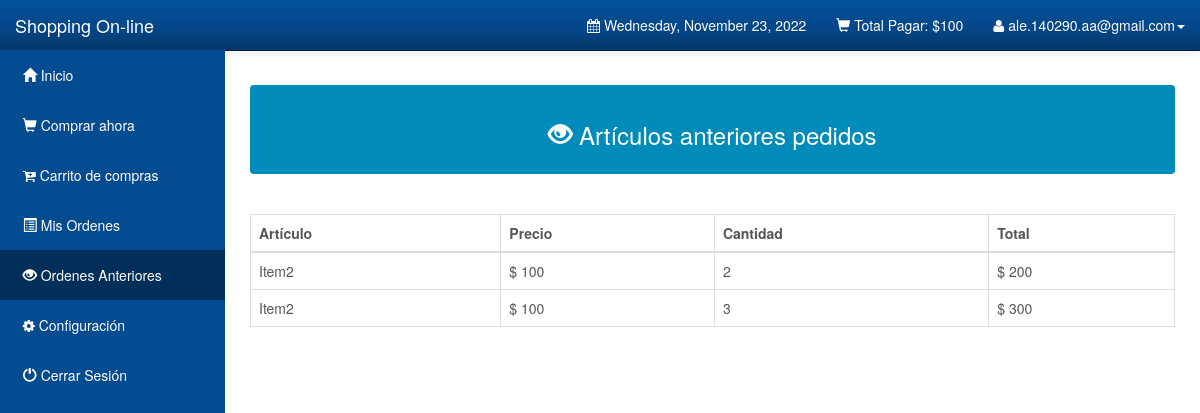
The page /Customers/view_purchased.php (signed in) on the database its author committed.
### tables this page shows
CREATE TABLE `users` (
  `user_id` int(11) NOT NULL,
  `user_email` varchar(1000) NOT NULL,
  `user_password` varchar(1000) NOT NULL,
  `user_firstname` varchar(1000) NOT NULL,
  `user_lastname` varchar(1000) NOT NULL,
  `user_address` varchar(1000) NOT NULL
);

CREATE TABLE `orderdetails` (
  `order_id` int(11) NOT NULL,
  `user_id` int(11) NOT NULL,
  `order_name` varchar(1000) NOT NULL,
  `order_price` double NOT NULL,
  `order_quantity` int(11) NOT NULL,
  `order_total` double NOT NULL,
  `order_status` varchar(45) NOT NULL,
  `order_date` date NOT NULL
);

### Customers/view_purchased.php (the view, shortened to what this page needs)
<?php
 include("config.php");
 extract($_SESSION);
		  $stmt_edit = $DB_con->prepare('SELECT * FROM users WHERE user_email =:user_email');
		$stmt_edit->execute(array(':user_email'=>$user_email));
		$edit_row = $stmt_edit->fetch(PDO::FETCH_ASSOC);
		extract($edit_row);
		?>
		<?php
 include("config.php");
		  $stmt_edit = $DB_con->prepare("select sum(order_total) as total from orderdetails where user_id=:user_id and order_status='Ordered'");
		$stmt_edit->execute(array(':user_id'=>$user_id));
		$edit_row = $stmt_edit->fetch(PDO::FETCH_ASSOC);
		extract($edit_row);
		?>
<!DOCTYPE html>
<html lang="en">
<head>
    <link rel="stylesheet" type="text/css" href="bootstrap/css/bootstrap.min.css" />
    <link rel="stylesheet" type="text/css" href="font-awesome/css/font-awesome.min.css" />
    <link rel="stylesheet" type="text/css" href="css/local.css" />
</head>
<body>
    <div id="wrapper">
        <nav class="navbar navbar-inverse navbar-fixed-top" role="navigation">
        <div class="navbar-header">
                <a class="navbar-brand" href="index.php"> Shopping On-line</a>
            </div>
            <div class="collapse navbar-collapse navbar-ex1-collapse">
                <ul class="nav navbar-nav side-nav">
                    <li><a href="index.php"> &nbsp; <span class='glyphicon glyphicon-home'></span> Inicio</a></li>
                    <li><a href="shop.php?id=1"> &nbsp; <span class='glyphicon glyphicon-shopping-cart'></span> Comprar ahora</a></li>
                    <li><a href="cart_items.php"> &nbsp; <span class='fa fa-cart-plus'></span> Carrito de compras</a>
                    </li>
                    <li><a href="orders.php"> &nbsp; <span class='glyphicon glyphicon-list-alt'></span>
                            Mis Ordenes</a></li>
                    <li class="active"><a href="view_purchased.php"> &nbsp; <span class='glyphicon glyphicon-eye-open'></span> Ordenes Anteriores</a></li>
                    <li><a data-toggle="modal" data-target="#setAccount"> &nbsp; <span class='fa fa-gear'></span>
                            Configuración</a></li>
                    <li><a href="logout.php"> &nbsp; <span class='glyphicon glyphicon-off'></span> Cerrar Sesión</a></li>
                </ul>
                <ul class="nav navbar-nav navbar-right navbar-user">
                    <li class="dropdown messages-dropdown">
                        <a href="#"><i class="fa fa-calendar"></i>  <?php
                            $Today=date('y:m:d');
                            $new=date('l, F d, Y',strtotime($Today));
                            echo $new; ?></a>
                    </li>
					<li class="dropdown user-dropdown">
                        <a href="#" class="dropdown-toggle" data-toggle="dropdown"><span class='glyphicon glyphicon-shopping-cart'></span> Total Pagar:	&#x24;<?php echo $total; ?> </b></a>
                    </li>
                     <li class="dropdown user-dropdown">
                        <a href="#" class="dropdown-toggle" data-toggle="dropdown"><i class="fa fa-user"></i> <?php echo $user_email; ?><b class="caret"></b></a>
                    </li>
                </ul>
            </div>
        </nav>
        <div id="page-wrapper">
			<div class="alert alert-default" style="color:white;background-color:#008CBA">
         <center><h3> <span class="glyphicon glyphicon-eye-open"></span> Artículos anteriores pedidos</h3></center>
        </div>
			<br />
						  <div class="table-responsive">
            <table class="display table table-bordered" id="example" cellspacing="0" width="100%">
              <thead>
                <tr>
                  <th>Artículo</th>
                  <th>Precio</th>
				  <th>Cantidad</th>
				  <th>Total</th>
                </tr>
              </thead>
              <tbody>
			  <?php
include("config.php");
	$stmt = $DB_con->prepare("SELECT * FROM orderdetails where order_status='Ordered_Finished' and user_id='$user_id'");
	$stmt->execute();
	if($stmt->rowCount() > 0)
	{
		while($row=$stmt->fetch(PDO::FETCH_ASSOC))
		{
			extract($row);
			?>
                <tr>
                 <td><?php echo $order_name; ?></td>
				 <td>	&#x24; <?php echo $order_price; ?> </td>
				 <td><?php echo $order_quantity; ?></td>
				 <td>	&#x24; <?php echo $order_total; ?> </td>
                </tr>
              <?php
		}
		echo "</tbody>";
		echo "</table>";
		echo "</div>";
		echo "<br />";
		echo "</div>";
	}
?>
                </div>
</body>
</html>

### Customers/css/local.css (style rules this page uses)
#wrapper { padding-left: 0; }
#page-wrapper { width: 100%; padding: 5px 15px; }
body { font-family: "Helvetica Neue", Helvetica, Arial, sans-serif; font-size: 14px; line-height: 1.42857143; color: #555555; background-color: #ffffff; }
.navbar-inverse { background-color: #033c73; border-color: #022f5a; }
.navbar-inverse .navbar-brand { color: #ffffff; }
.navbar-inverse .navbar-nav > li > a { color: #ffffff; }
.navbar-inverse .navbar-nav > .active > a, .navbar-inverse .navbar-nav > .active > a:hover, .navbar-inverse .navbar-nav > .active > a:focus { color: #ffffff; background-color: #022f5a; }
.navbar-inverse .navbar-collapse, .navbar-inverse .navbar-form { border-color: #022a50; }
.navbar { background-image: -webkit-linear-gradient(#54b4eb, #2fa4e7 60%, #1d9ce5); background-image: linear-gradient(#54b4eb, #2fa4e7 60%, #1d9ce5); background-repeat: no-repeat; filter: progid:DXImageTransform.Microsoft.gradient(startColorstr='#ff54b4eb', endColorstr='#ff1d9ce5', GradientType=0); border-bottom: 1px solid #178acc; filter: none; -webkit-box-shadow: 0 1px 10px rgba(0, 0, 0, 0.1); box-shadow: 0 1px 10px rgba(0, 0, 0, 0.1); }
.navbar .navbar-nav > li > a, .navbar-brand { text-shadow: 0 1px 0 rgba(0, 0, 0, 0.1); }
.navbar-inverse { background-image: -webkit-linear-gradient(#04519b, #044687 60%, #033769); background-image: linear-gradient(#04519b, #044687 60%, #033769); background-repeat: no-repeat; filter: progid:DXImageTransform.Microsoft.gradient(startColorstr='#ff04519b', endColorstr='#ff033769', GradientType=0); filter: none; border-bottom: 1px solid #022241; }
.clearfix:before, .clearfix:after, .container:before, .container:after, .container-fluid:before, .container-fluid:after, .row:before, .row:after, .form-horizontal .form-group:before, .form-horizontal .form-group:after, .btn-toolbar:before, .btn-toolbar:after, .btn-group-vertical > .btn-group:before, .btn-group-vertical > .btn-group:after, .nav:before, .nav:after, .navbar:before, .navbar:after, .navbar-header:before, .navbar-header:after, .navbar-collapse:before, .navbar-collapse:after, .pager:before, .pager:after, .panel-body:before, .panel-body:after, .modal-footer:before, .modal-footer:after { content: " "; display: table; }
.clearfix:after, .container:after, .container-fluid:after, .row:after, .form-horizontal .form-group:after, .btn-toolbar:after, .btn-group-vertical > .btn-group:after, .nav:after, .navbar:after, .navbar-header:after, .navbar-collapse:after, .pager:after, .panel-body:after, .modal-footer:after { clear: both; }
a { color: #2fa4e7; text-decoration: none; }
@media (min-width:768px) { #wrapper { padding-left: 225px; } }
@media (min-width:768px) { #page-wrapper { padding: 15px 25px; } }
@media (min-width:768px) { .side-nav { margin-left: -225px; left: 225px; width: 225px; position: fixed; top: 50px; height: 100%; border-radius: 0; border: none; background-color: #044C92; overflow-y: auto; } }
@media (min-width:768px) { .side-nav>li>a { width: 225px; } }
@media (min-width:768px) { .navbar-collapse { padding-left: 15px !important; padding-right: 15px !important; } }

### rows shown on the page
users: user_email "ale.140290.aa@gmail.com"
orderdetails: order_name "Item2", order_price "100", order_quantity "2", order_total "200"
orderdetails: order_name "Item2", order_price "100", order_quantity "3", order_total "300"

### other values the page prints
$total "100"
